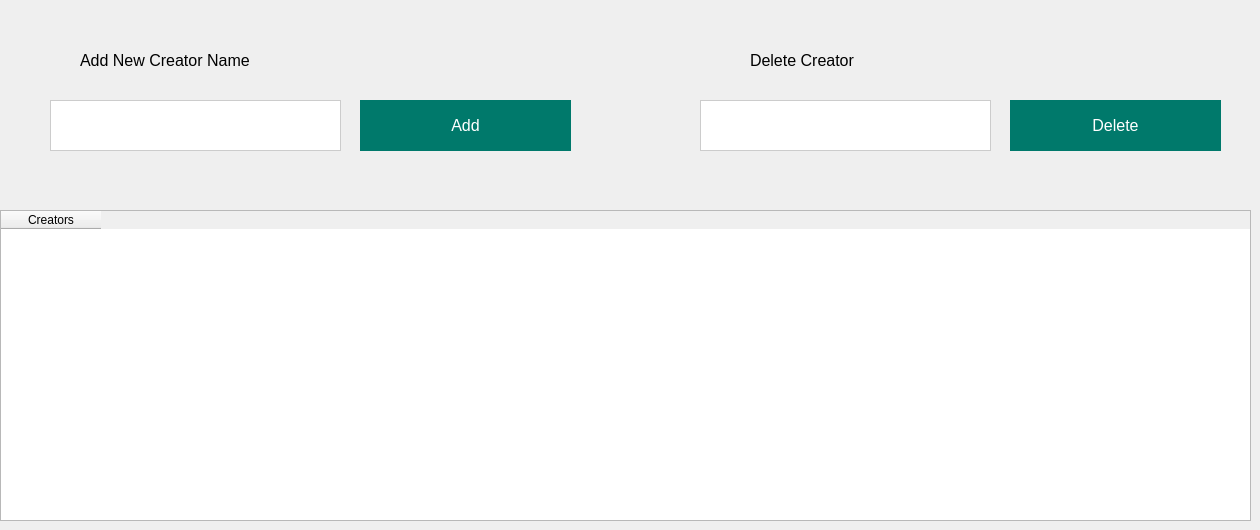
      <widget class="QWidget" name="tab_8">
       <attribute name="title">
        <string>Creator</string>
       </attribute>
       <widget class="QTableWidget" name="tableWidget_4">
        <property name="geometry">
         <rect>
          <x>0</x>
          <y>210</y>
          <width>1251</width>
          <height>311</height>
         </rect>
        </property>
        <column>
         <property name="text">
          <string>Creators</string>
         </property>
        </column>
       </widget>
       <widget class="QLineEdit" name="lineEdit_5">
        <property name="geometry">
         <rect>
          <x>50</x>
          <y>100</y>
          <width>291</width>
          <height>51</height>
         </rect>
        </property>
        <property name="styleSheet">
         <string notr="true">QLineEdit {
    background-color: #FFFFFF;
    border: 1px solid #CCCCCC;
}</string>
        </property>
       </widget>
       <widget class="QPushButton" name="pushButton_17">
        <property name="geometry">
         <rect>
          <x>360</x>
          <y>100</y>
          <width>211</width>
          <height>51</height>
         </rect>
        </property>
        <property name="font">
         <font>
          <pointsize>12</pointsize>
         </font>
        </property>
        <property name="styleSheet">
         <string notr="true">QPushButton {
    background-color: #00796B;
    color: #FFFFFF;
    border: none;
    padding: 5px 10px;
}

QPushButton:hover {
    background-color: #00574B;
}</string>
        </property>
        <property name="text">
         <string>Add</string>
        </property>
       </widget>
       <widget class="QLineEdit" name="lineEdit_18">
        <property name="geometry">
         <rect>
          <x>700</x>
          <y>100</y>
          <width>291</width>
          <height>51</height>
         </rect>
        </property>
        <property name="styleSheet">
         <string notr="true">QLineEdit {
    background-color: #FFFFFF;
    border: 1px solid #CCCCCC;
}</string>
        </property>
       </widget>
       <widget class="QLabel" name="label_24">
        <property name="geometry">
         <rect>
          <x>80</x>
          <y>30</y>
          <width>231</width>
          <height>61</height>
         </rect>
        </property>
        <property name="font">
         <font>
          <pointsize>12</pointsize>
         </font>
        </property>
        <property name="text">
         <string>Add New Creator Name</string>
        </property>
       </widget>
       <widget class="QPushButton" name="pushButton_19">
        <property name="geometry">
         <rect>
          <x>1010</x>
          <y>100</y>
          <width>211</width>
          <height>51</height>
         </rect>
        </property>
        <property name="font">
         <font>
          <pointsize>12</pointsize>
         </font>
        </property>
        <property name="styleSheet">
         <string notr="true">QPushButton {
    background-color: #00796B;
    color: #FFFFFF;
    border: none;
    padding: 5px 10px;
}

QPushButton:hover {
    background-color: #00574B;
}</string>
        </property>
        <property name="text">
         <string>Delete</string>
        </property>
       </widget>
       <widget class="QLabel" name="label_30">
        <property name="geometry">
         <rect>
          <x>750</x>
          <y>30</y>
          <width>201</width>
          <height>61</height>
         </rect>
        </property>
        <property name="font">
         <font>
          <pointsize>12</pointsize>
         </font>
        </property>
        <property name="text">
         <string>Delete Creator</string>
        </property>
       </widget>
      </widget>
